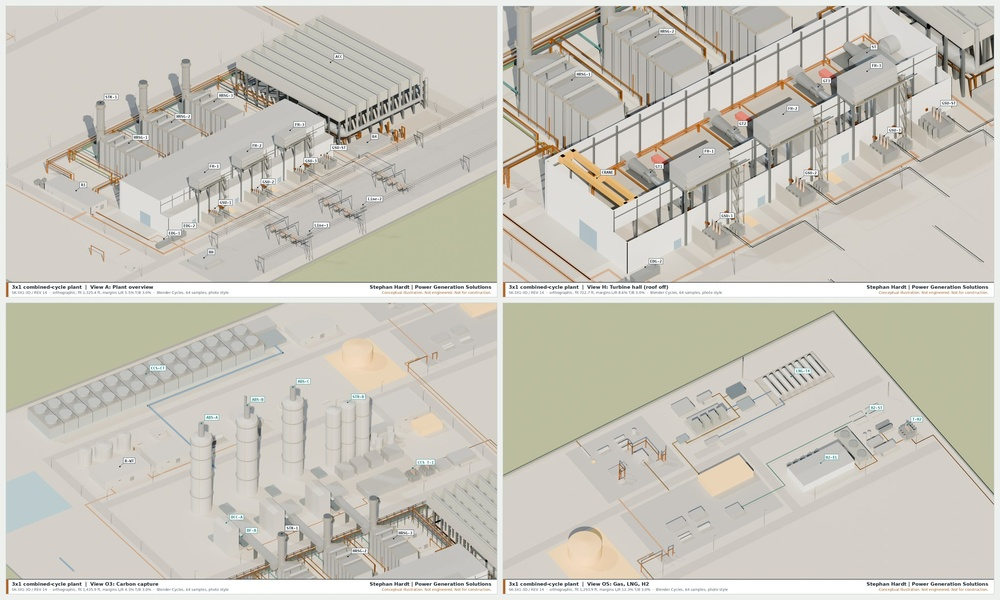
#> input picture plant/renders/blender/contact_sheet_photo.jpg, 1000 x 600 px, shrunk from 1956 x 1174 before the run
$ python locglow.py ../../renders/blender/contact_sheet_photo.jpg out.png
#> lines starting #> are read from the running program, lines starting #| are printed output that depends on the picture
import sys
import numpy as np
from PIL import Image, ImageChops, ImageFilter
im = Image.open(sys.argv[1]).convert("RGB"); a = np.asarray(im).astype(float)
#> further down, im is the input picture: PIL image 1000x600 RGB; mean R, G, B 200.6, 197.3, 187.2
m = np.clip((a[..., 0] - a[..., 2] - 40) / 60, 0, 1)
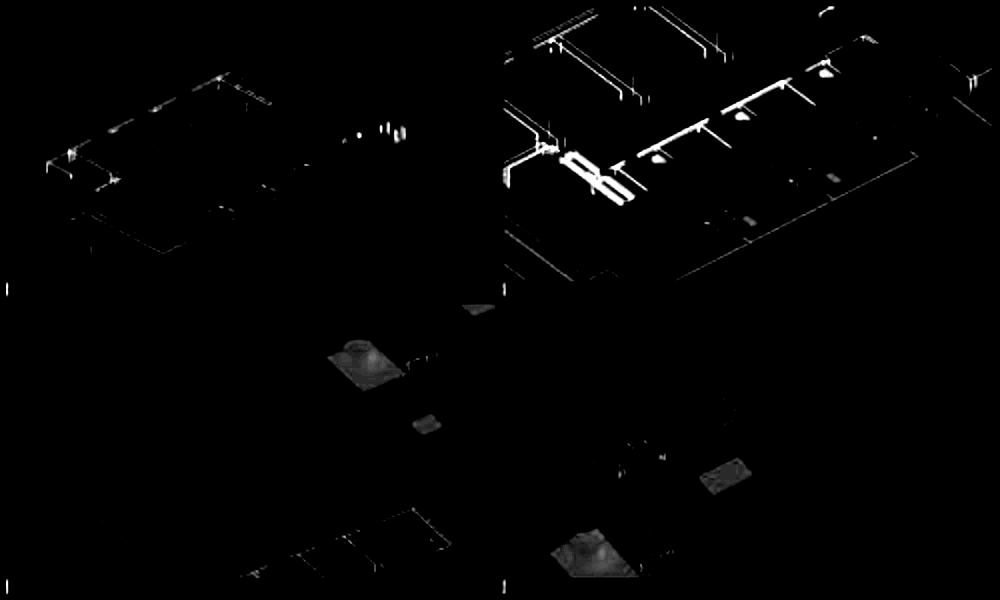
#> m: shape (600, 1000) float64; min 0, max 1, mean 0.0107
g = np.zeros_like(a); g[..., 0], g[..., 1], g[..., 2] = m * 255, m * 140, m * 60
#> after `g[..., 0], g[..., 1], g[..., 2] = (m * 255, m * 140, m * 60)`:
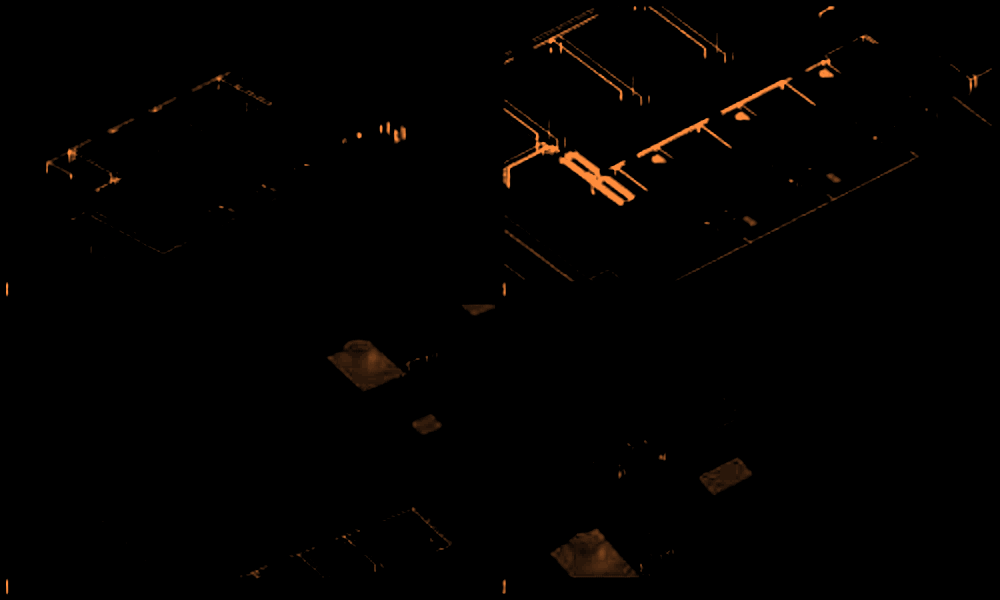
#> g: shape (600, 1000, 3) float64; mean of channels 0, 1, 2 2.7, 1.5, 0.6; drawn as R, G, B
gl = Image.fromarray(g.astype("uint8"))
out = ImageChops.screen(im, ImageChops.multiply(gl.filter(ImageFilter.GaussianBlur(3)), Image.new("RGB", im.size, (170,) * 3)))
out = ImageChops.screen(out, ImageChops.multiply(gl.filter(ImageFilter.GaussianBlur(10)), Image.new("RGB", im.size, (110,) * 3)))
out.save(sys.argv[2], quality=92)
